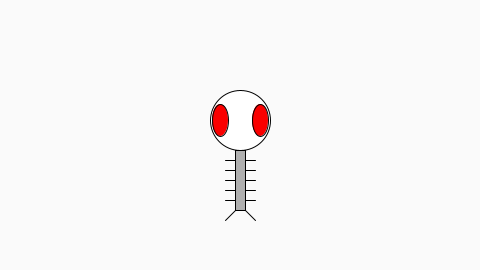
Frame 1 (no input)
Frame 60 (the mouse pressed at the canvas centre just before this capture): identical to frame 1, image omitted
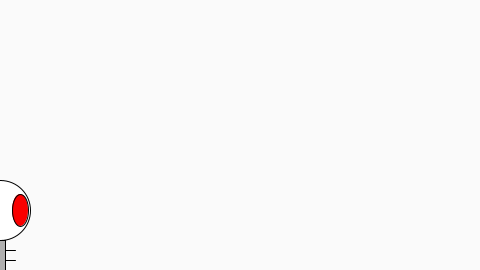
Frame 120 (the mouse held since frame 60 and released just before this capture)

The Processing sketch that drew these frames (run headless with seeded random() and noise(); from frame 60 on, the mouse is pressed at the canvas centre):

// Processing sketch: sketch_171007b
// ── sketch_171007b.pde
//Credit to Daniel Shifman
float x = 240;
float y = 180;
float w = 60;
float h = 60;
float eyeSize = 16;

void setup() {
  size(480, 270);
}

void draw() {
  //1.  Draw a white background
background(250,250,250);
  //2. create a color variable. (ask your teacher or check processing.org/reference
color eyeColor = color(250,0,0);
  //2. call the method to draw your Zoog. Hint: you will need your color variable.
  drawZoog(eyeColor);
  //3. call the method to Jiggle your Zoog

if(mousePressed){
  jiggleZoog(10000);

}
//bonus: Only jiggle the zoog when the mouse is pressed  
}

void jiggleZoog(int speed) {
  // Change the x and y location of Zoog randomly
  x = x + random(-.1, .1)*speed;
  y = y + random(-.1, .1)*speed;
  // Constrain Zoog to window
  x = constrain(x, 0, width);
  y = constrain(y, 0, height);
}

void drawZoog(color eyeColor) {
  // Set ellipses and rects to CENTER mode
  ellipseMode(CENTER);
  rectMode(CENTER);
  // Draw Zoog's arms with a for loop
  for (float i = y - h/3; i < y + h/2; i += 10) {
    stroke(0);
    line(x - w/4, i, x + w/4, i);
  }
  // Draw Zoog's body
  stroke(0);
  fill(175);
  rect(x, y, w/6, h);
  // Draw Zoog's head
  stroke(0);
  fill(255);
  ellipse(x, y - h, w, h);
  // Draw Zoog's eyes
  fill(eyeColor);
  ellipse(x - w/3, y - h, eyeSize, eyeSize*2);
  ellipse(x + w/3, y - h, eyeSize, eyeSize*2);
  // Draw Zoog's legs
  stroke(0);
  line(x - w/12, y + h/2, x - w/4, y + h/2 + 10);
  line(x + w/12, y + h/2, x + w/4, y + h/2 + 10);
}
